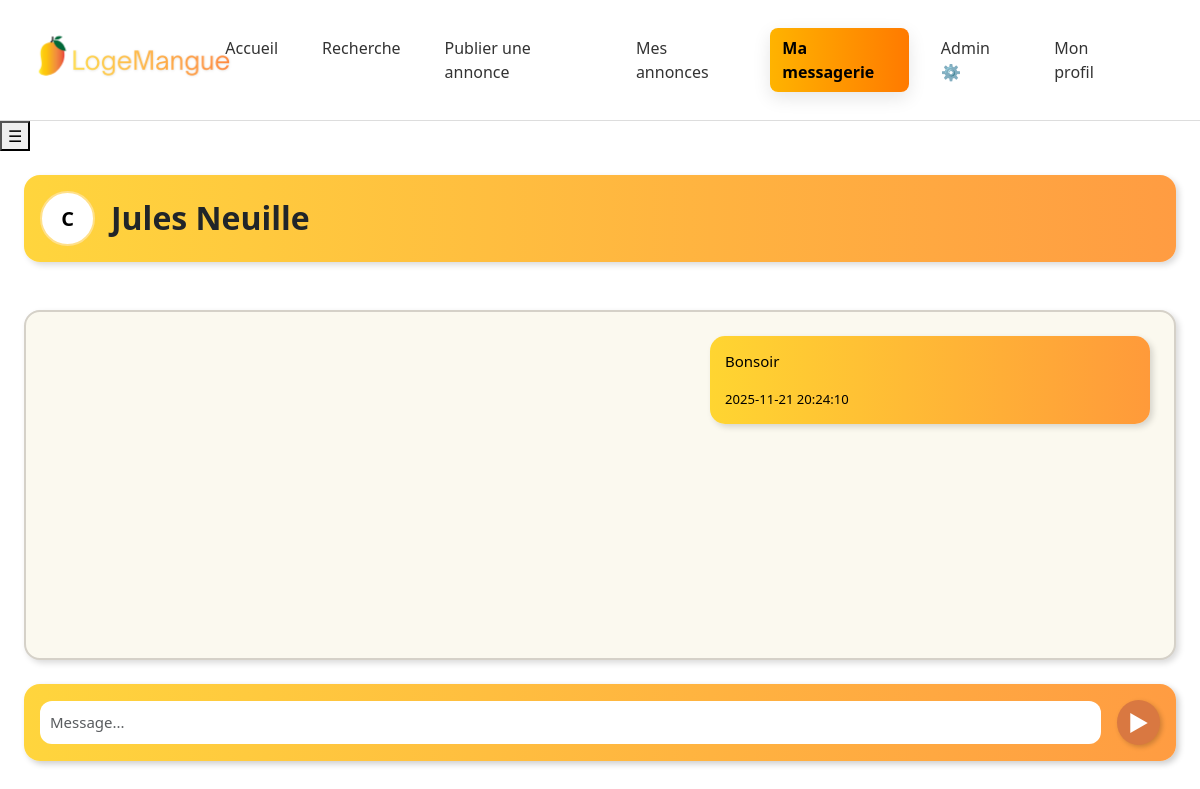
The page /php/messagerie.php?dest=8 (signed in) on the database its author committed.
### tables this page shows
CREATE TABLE `users` (
  `id` int(11) NOT NULL,
  `email` varchar(255) NOT NULL,
  `created_at` timestamp NOT NULL DEFAULT current_timestamp(),
  `password` varchar(255) NOT NULL,
  `nom` varchar(50) DEFAULT NULL,
  `prenom` varchar(50) DEFAULT NULL,
  `telephone` varchar(20) DEFAULT NULL,
  `note` decimal(5,2) DEFAULT NULL,
  `date_naissance` date DEFAULT NULL,
  `universite` varchar(100) DEFAULT NULL,
  `genre` varchar(10) DEFAULT NULL CHECK (`genre` in ('Homme','Femme','Autre')),
  `type_utilisateur` varchar(15) NOT NULL,
  `is_admin` tinyint(1) DEFAULT NULL,
  `biography` text DEFAULT NULL
);

CREATE TABLE `message` (
  `ID` int(11) NOT NULL,
  `contenu` text NOT NULL,
  `date_envoi` datetime DEFAULT current_timestamp(),
  `lu` tinyint(1) DEFAULT 0,
  `id_expediteur` int(11) NOT NULL,
  `id_destinataire` int(11) NOT NULL,
  `id_reservation` int(11) DEFAULT NULL
);

### php/db2.php (called while the page is built, shortened)
<?php
$userId = $_SESSION['user_id'];
?>

### php/messagerie.php (the view, shortened to what this page needs)
<!DOCTYPE html>
<html lang="fr">
<?php include "db2.php"; ?>
<?php
$destinataire_id = (int) $_GET["dest"];
$offset = isset($_GET["offset"]) ? (int) $_GET["offset"] : 0;
$limit = 10;
try {
    $stmt = $pdo->prepare("
        SELECT *
        FROM message
        WHERE (id_expediteur = :userId AND id_destinataire = :destinataire_id)
           OR (id_expediteur = :destinataire_id AND id_destinataire = :userId)
        ORDER BY date_envoi DESC
        LIMIT :limit OFFSET :offset
    ");
    $stmt->bindValue(":userId", $userId, PDO::PARAM_INT);
    $stmt->bindValue(":destinataire_id", $destinataire_id, PDO::PARAM_INT);
    $stmt->bindValue(":limit", $limit, PDO::PARAM_INT);
    $stmt->bindValue(":offset", $offset, PDO::PARAM_INT);
    $stmt->execute();
    $messages = $stmt->fetchAll(PDO::FETCH_ASSOC);
    $messages = array_reverse($messages);
} catch (PDOException $e) {
    die("Erreur lors de la récupération des messages : " . $e->getMessage());
}
$stmt_dest = $pdo->prepare("SELECT nom FROM users WHERE id = :destinataire_id");
$stmt_dest->execute(["destinataire_id" => $destinataire_id]);
$destinataire = $stmt_dest->fetch(PDO::FETCH_ASSOC);
$nom_destinataire = $destinataire
    ? htmlspecialchars($destinataire["nom"])
    : "Utilisateur inconnu";
?>
<head>
  <link href="https://cdn.jsdelivr.net/npm/bootstrap@5.3.0/dist/css/bootstrap.min.css" rel="stylesheet">
  <link rel="stylesheet" href="css/style.css">
</head>
  <header class="topbar">
    <a href="index.php" class="topbar-logo">
      <img src="topbar.png" onresize="3000" alt="Logo" />
    </a>
    <nav class="topbar-nav">
      <a class="nav-link " href="index.php">Accueil</a>
      <a class="nav-link" href="recherche.html">Recherche</a>
      <a class="nav-link" href="publish.php">Publier une annonce</a>
      <a class="nav-link" href="mesannonces.php">Mes annonces</a>
      <a class="nav-link active-link" href="messagerie.html">Ma messagerie</a>
      <a class="nav-link" href="admin.php">Admin ⚙️</a>
      <a class="nav-link " href="profil.php">Mon profil</a>
    </nav>
  </header>
<body>
<button id="menu-toggle" class="hamburger">☰</button>
<div class="d-flex">
  <main class="flex-grow-1 p-4">
    <div class="messagerie-header rounded-4 p-3 mb-4 d-flex align-items-center">
      <div class="messagerie-avatar">C</div>
      <h2 class="ms-3 fw-bold text-dark m-0"><?php echo $nom_destinataire; ?></h2>
    </div>
  <?php if ($offset > 0): ?>
    <a href="?dest=<?php echo $destinataire_id; ?>" class="nav-link btn-login paddin-top-10 mt-3 text-center">
        ← Retour aux messages récents
    </a>
    <a href="?dest=<?php echo $destinataire_id; ?>&offset=<?php echo $offset -
    10; ?>" class="nav-link btn-login paddin-top-10 mt-3 text-center">
        Charger les 10 messages précedents
    </a>
    <?php endif; ?><br>
        <div id="messages-list">
          <div class="conversation-box p-4 rounded-4">
            <?php foreach ($messages as $message): ?>
                <?php
                $class =
                    $message["id_expediteur"] == $userId
                        ? "message message-right mb-4"
                        : "message message-left mb-4"; ?>
                <div class="<?php echo $class; ?>">
                    <p><?php echo htmlspecialchars($message["contenu"]); ?></p>
                    <small><?php echo $message["date_envoi"]; ?></small>
                </div>
            <?php endforeach; ?>
          </div>
        </div>
    <div class="send-bar d-flex align-items-center mt-4 p-3 rounded-4">
      <input type="text" id="messageInput" class="form-control send-input" placeholder="Message...">
      <button id="sendButton" class="send-button ms-3">▶</button>
    </div>
  </main>
</div>
</body>
</html>

### css/style.css (style rules this page uses)
:root { --orange: #ff7a00; --yellow: #ffb300; --light-bg: #fffdfb; --shadow: 0 6px 18px rgba(0, 0, 0, 0.1); --green: #2b7a0b; }
.topbar { position: sticky; top: 0; z-index: 999; width: 100%; display: flex; align-items: center; justify-content: space-between; padding: 10px 20px; background: white; border-bottom: 1px solid #ddd; }
.topbar-nav { display: flex; gap: 20px; margin: 0 auto; transform: translateX(-40px); }
.topbar-logo img { height: 100px; margin-right: 20px; }
.topbar-nav .nav-link { text-decoration: none; color: #333; font-weight: 500; padding: 8px 12px; transition: all 0.3s ease; }
.topbar-nav .active-link { background: linear-gradient(90deg, var(--yellow), var(--orange)); color: black !important; font-weight: 600; border-radius: 8px; box-shadow: var(--shadow); }
.topbar-nav .nav-link::before { content: ""; inset: 0; background: linear-gradient(90deg, var(--yellow), var(--orange)); opacity: 0; border-radius: 8px; transition: opacity 0.3s ease; z-index: -1; }

### php/messagerie.php (style rules this page uses)
.messagerie-header { background: linear-gradient(to right, #ffd53d, #ff9c42); box-shadow: 3px 3px 6px rgba(0,0,0,0.15); }
.messagerie-avatar { width: 55px; height: 55px; border-radius: 50%; background: #fff; color: #000; display: flex; align-items: center; justify-content: center; font-weight: 700; font-size: 20px; border: 2px solid #ffe08a; }
.conversation-box { background: #fbf9ef; border: 2px solid #d5d1c8; min-height: 350px; box-shadow: 3px 3px 6px rgba(0,0,0,0.15); position: relative; }
.message { max-width: 40%; padding: 15px; border-radius: 15px; font-size: 15px; line-height: 1.4; color: #000; box-shadow: 3px 3px 6px rgba(0,0,0,0.15); }
.message-right { background: linear-gradient(to right, #ffd531, #ff9a3a); margin-left: auto; }
.send-bar { background: linear-gradient(to right, #ffd53d, #ff9c42); box-shadow: 3px 3px 6px rgba(0,0,0,0.2); }
.send-input { border-radius: 12px; border: none; padding: 10px; font-size: 15px; background: #ffffff; }
.send-button { border: none; background: #d97841; color: white; font-weight: bold; font-size: 22px; width: 45px; height: 45px; border-radius: 50%; box-shadow: 2px 2px 5px rgba(0,0,0,0.2); cursor: pointer; }

### rows shown on the page
users: nom "Jules Neuille"
message: contenu "Bonsoir", date_envoi "2025-11-21 20:24:10"
